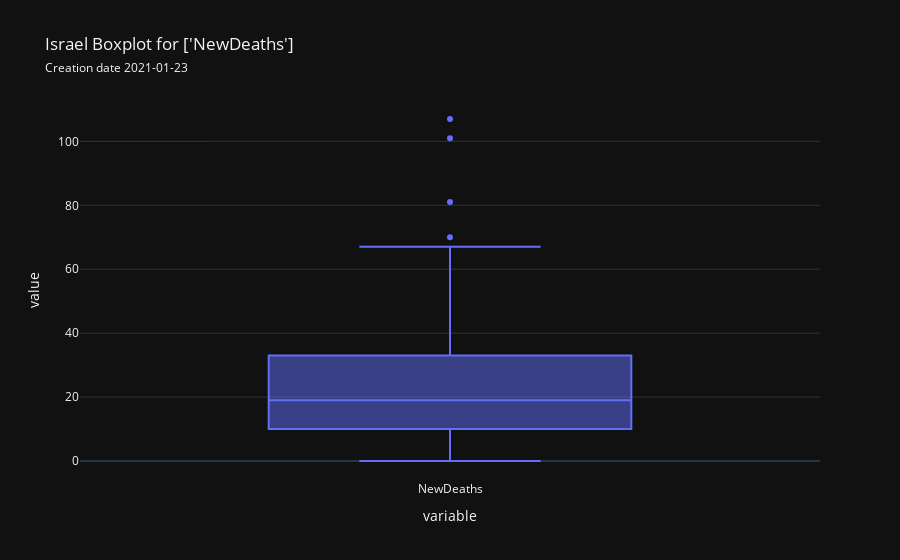

Notebook cell for this chart:
### Code cell
country.boxplot(['NewDeaths'], save=True)

### Figure 1 — Plotly figure (JSON) as saved in the notebook; plotly's stock layout.template omitted (floating-point values rounded to 4 significant figures; data arrays with more than 128 entries replaced by an {"elided": "..."} marker saying what was removed)
{"data": [{"alignmentgroup": "True", "hovertemplate": "variable=%{x}<br>value=%{y}<extra></extra>", "legendgroup": "", "marker": {"color": "#636efa"}, "name": "", "notched": false, "offsetgroup": "", "orientation": "v", "quartilemethod": "exclusive", "showlegend": false, "type": "box", "x": {"elided": "159 str values"}, "x0": " ", "xaxis": "x", "y": {"elided": "159 float values"}, "y0": " ", "yaxis": "y"}], "layout": {"boxmode": "group", "legend": {"tracegroupgap": 0}, "title": {"text": "Israel Boxplot for ['NewDeaths']<br><span style='font-size: 12px;'>Creation date 2021-01-23</span>"}, "xaxis": {"anchor": "y", "domain": [0.0, 1.0], "title": {"text": "variable"}}, "yaxis": {"anchor": "x", "domain": [0.0, 1.0], "title": {"text": "value"}}}}
